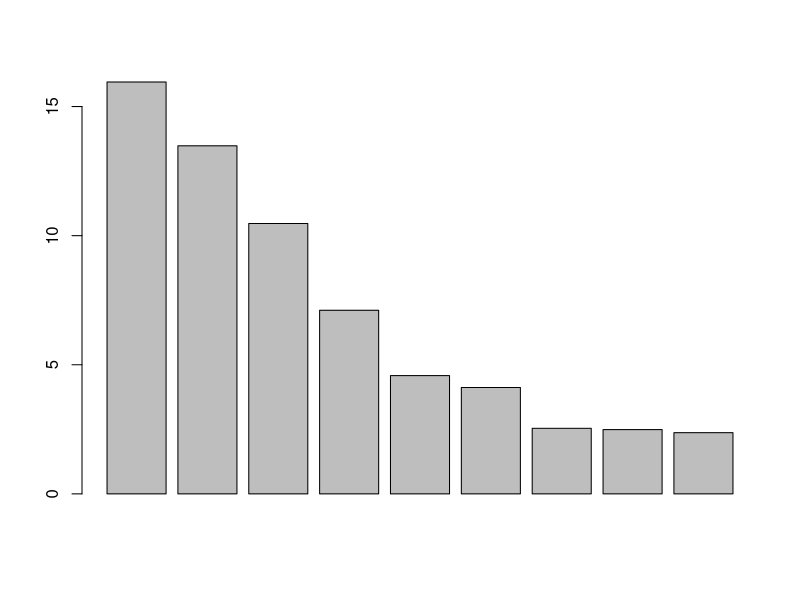

Generate this figure with R:
languages <- data.frame(
   id = c(1:9),
   name = c("C", "Java", "Python", "C++", "C#", "Visual Basic", "JavaScript", "PHP", "R"),
   usage = c(15.95, 13.48, 10.47, 7.11, 4.58, 4.12, 2.54, 2.49, 2.37),
   change = c(0.74, -3.18, 0.59, 1.48, 1.18, 0.83, 0.41, 0.62, 1.33)
)

barplot(languages$usage)
